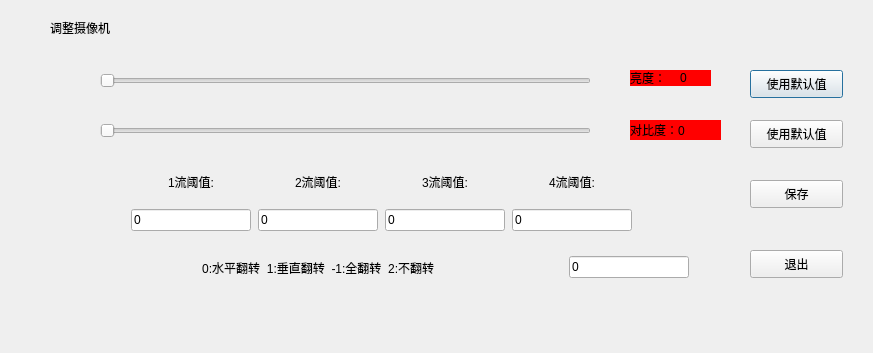
<?xml version="1.0" encoding="UTF-8"?>
<ui version="4.0">
 <class>Dialog</class>
 <widget class="QDialog" name="Dialog">
  <property name="geometry">
   <rect>
    <x>0</x>
    <y>0</y>
    <width>873</width>
    <height>353</height>
   </rect>
  </property>
  <property name="windowTitle">
   <string>视频参数调整</string>
  </property>
  <widget class="QLabel" name="label">
   <property name="geometry">
    <rect>
     <x>50</x>
     <y>20</y>
     <width>81</width>
     <height>16</height>
    </rect>
   </property>
   <property name="text">
    <string>调整摄像机</string>
   </property>
  </widget>
  <widget class="QSlider" name="horizontalSlider_Contrast">
   <property name="geometry">
    <rect>
     <x>100</x>
     <y>120</y>
     <width>491</width>
     <height>22</height>
    </rect>
   </property>
   <property name="orientation">
    <enum>Qt::Horizontal</enum>
   </property>
  </widget>
  <widget class="QSlider" name="horizontalSlider_Light">
   <property name="geometry">
    <rect>
     <x>100</x>
     <y>70</y>
     <width>491</width>
     <height>22</height>
    </rect>
   </property>
   <property name="orientation">
    <enum>Qt::Horizontal</enum>
   </property>
  </widget>
  <widget class="QLabel" name="label_2">
   <property name="geometry">
    <rect>
     <x>630</x>
     <y>70</y>
     <width>81</width>
     <height>16</height>
    </rect>
   </property>
   <property name="styleSheet">
    <string notr="true">background-color :red</string>
   </property>
   <property name="text">
    <string>亮度：</string>
   </property>
  </widget>
  <widget class="QLabel" name="label_3">
   <property name="geometry">
    <rect>
     <x>630</x>
     <y>120</y>
     <width>91</width>
     <height>20</height>
    </rect>
   </property>
   <property name="styleSheet">
    <string notr="true">background-color :red</string>
   </property>
   <property name="text">
    <string>对比度：0</string>
   </property>
  </widget>
  <widget class="QPushButton" name="pushButton">
   <property name="geometry">
    <rect>
     <x>750</x>
     <y>70</y>
     <width>93</width>
     <height>28</height>
    </rect>
   </property>
   <property name="text">
    <string>使用默认值</string>
   </property>
  </widget>
  <widget class="QPushButton" name="pushButton_2">
   <property name="geometry">
    <rect>
     <x>750</x>
     <y>120</y>
     <width>93</width>
     <height>28</height>
    </rect>
   </property>
   <property name="text">
    <string>使用默认值</string>
   </property>
  </widget>
  <widget class="QPushButton" name="Btn_Exit">
   <property name="geometry">
    <rect>
     <x>750</x>
     <y>250</y>
     <width>93</width>
     <height>28</height>
    </rect>
   </property>
   <property name="text">
    <string>退出</string>
   </property>
  </widget>
  <widget class="QPushButton" name="Btn_SaveData">
   <property name="geometry">
    <rect>
     <x>750</x>
     <y>180</y>
     <width>93</width>
     <height>28</height>
    </rect>
   </property>
   <property name="text">
    <string>保存</string>
   </property>
  </widget>
  <widget class="QLabel" name="Lab_LightValue">
   <property name="geometry">
    <rect>
     <x>680</x>
     <y>70</y>
     <width>31</width>
     <height>16</height>
    </rect>
   </property>
   <property name="styleSheet">
    <string notr="true">background-color :red</string>
   </property>
   <property name="text">
    <string>0</string>
   </property>
  </widget>
  <widget class="QWidget" name="layoutWidget">
   <property name="geometry">
    <rect>
     <x>70</x>
     <y>250</y>
     <width>619</width>
     <height>35</height>
    </rect>
   </property>
   <layout class="QHBoxLayout" name="horizontalLayout">
    <item>
     <widget class="QLabel" name="label_41">
      <property name="styleSheet">
       <string notr="true">
font: 75 12pt &quot;微软雅黑&quot;;

</string>
      </property>
      <property name="text">
       <string> 0:水平翻转  1:垂直翻转  -1:全翻转  2:不翻转</string>
      </property>
      <property name="alignment">
       <set>Qt::AlignCenter</set>
      </property>
     </widget>
    </item>
    <item>
     <widget class="QLineEdit" name="Lne_SetCameraFlip">
      <property name="sizePolicy">
       <sizepolicy hsizetype="Expanding" vsizetype="Maximum">
        <horstretch>0</horstretch>
        <verstretch>0</verstretch>
       </sizepolicy>
      </property>
      <property name="maximumSize">
       <size>
        <width>120</width>
        <height>16777215</height>
       </size>
      </property>
      <property name="layoutDirection">
       <enum>Qt::LeftToRight</enum>
      </property>
      <property name="styleSheet">
       <string notr="true">
font: 75 12pt &quot;微软雅黑&quot;;

</string>
      </property>
      <property name="text">
       <string>0</string>
      </property>
     </widget>
    </item>
   </layout>
  </widget>
  <widget class="QWidget" name="layoutWidget">
   <property name="geometry">
    <rect>
     <x>130</x>
     <y>160</y>
     <width>505</width>
     <height>71</height>
    </rect>
   </property>
   <layout class="QGridLayout" name="gridLayout">
    <item row="0" column="0" rowspan="2">
     <layout class="QVBoxLayout" name="verticalLayout">
      <item>
       <widget class="QLabel" name="label_37">
        <property name="styleSheet">
         <string notr="true">
font: 75 12pt &quot;微软雅黑&quot;;

</string>
        </property>
        <property name="text">
         <string>1流阈值:</string>
        </property>
        <property name="alignment">
         <set>Qt::AlignCenter</set>
        </property>
       </widget>
      </item>
      <item>
       <widget class="QLineEdit" name="Lne_Threshold_f1">
        <property name="sizePolicy">
         <sizepolicy hsizetype="Expanding" vsizetype="Maximum">
          <horstretch>0</horstretch>
          <verstretch>0</verstretch>
         </sizepolicy>
        </property>
        <property name="maximumSize">
         <size>
          <width>120</width>
          <height>16777215</height>
         </size>
        </property>
        <property name="layoutDirection">
         <enum>Qt::LeftToRight</enum>
        </property>
        <property name="styleSheet">
         <string notr="true">
font: 75 12pt &quot;微软雅黑&quot;;

</string>
        </property>
        <property name="text">
         <string>0</string>
        </property>
       </widget>
      </item>
     </layout>
    </item>
    <item row="0" column="1">
     <widget class="QLabel" name="label_38">
      <property name="styleSheet">
       <string notr="true">
font: 75 12pt &quot;微软雅黑&quot;;

</string>
      </property>
      <property name="text">
       <string>2流阈值:</string>
      </property>
      <property name="alignment">
       <set>Qt::AlignCenter</set>
      </property>
     </widget>
    </item>
    <item row="0" column="2">
     <widget class="QLabel" name="label_39">
      <property name="styleSheet">
       <string notr="true">
font: 75 12pt &quot;微软雅黑&quot;;

</string>
      </property>
      <property name="text">
       <string>3流阈值:</string>
      </property>
      <property name="alignment">
       <set>Qt::AlignCenter</set>
      </property>
     </widget>
    </item>
    <item row="0" column="3">
     <widget class="QLabel" name="label_40">
      <property name="styleSheet">
       <string notr="true">
font: 75 12pt &quot;微软雅黑&quot;;

</string>
      </property>
      <property name="text">
       <string>4流阈值:</string>
      </property>
      <property name="alignment">
       <set>Qt::AlignCenter</set>
      </property>
     </widget>
    </item>
    <item row="1" column="1">
     <widget class="QLineEdit" name="Lne_Threshold_f2">
      <property name="sizePolicy">
       <sizepolicy hsizetype="Expanding" vsizetype="Maximum">
        <horstretch>0</horstretch>
        <verstretch>0</verstretch>
       </sizepolicy>
      </property>
      <property name="maximumSize">
       <size>
        <width>120</width>
        <height>16777215</height>
       </size>
      </property>
      <property name="layoutDirection">
       <enum>Qt::LeftToRight</enum>
      </property>
      <property name="styleSheet">
       <string notr="true">
font: 75 12pt &quot;微软雅黑&quot;;

</string>
      </property>
      <property name="text">
       <string>0</string>
      </property>
     </widget>
    </item>
    <item row="1" column="2">
     <widget class="QLineEdit" name="Lne_Threshold_f3">
      <property name="sizePolicy">
       <sizepolicy hsizetype="Expanding" vsizetype="Maximum">
        <horstretch>0</horstretch>
        <verstretch>0</verstretch>
       </sizepolicy>
      </property>
      <property name="maximumSize">
       <size>
        <width>120</width>
        <height>16777215</height>
       </size>
      </property>
      <property name="layoutDirection">
       <enum>Qt::LeftToRight</enum>
      </property>
      <property name="styleSheet">
       <string notr="true">
font: 75 12pt &quot;微软雅黑&quot;;

</string>
      </property>
      <property name="text">
       <string>0</string>
      </property>
     </widget>
    </item>
    <item row="1" column="3">
     <widget class="QLineEdit" name="Lne_Threshold_f4">
      <property name="sizePolicy">
       <sizepolicy hsizetype="Expanding" vsizetype="Maximum">
        <horstretch>0</horstretch>
        <verstretch>0</verstretch>
       </sizepolicy>
      </property>
      <property name="maximumSize">
       <size>
        <width>120</width>
        <height>16777215</height>
       </size>
      </property>
      <property name="layoutDirection">
       <enum>Qt::LeftToRight</enum>
      </property>
      <property name="styleSheet">
       <string notr="true">
font: 75 12pt &quot;微软雅黑&quot;;

</string>
      </property>
      <property name="text">
       <string>0</string>
      </property>
     </widget>
    </item>
   </layout>
  </widget>
 </widget>
 <resources/>
 <connections/>
</ui>
